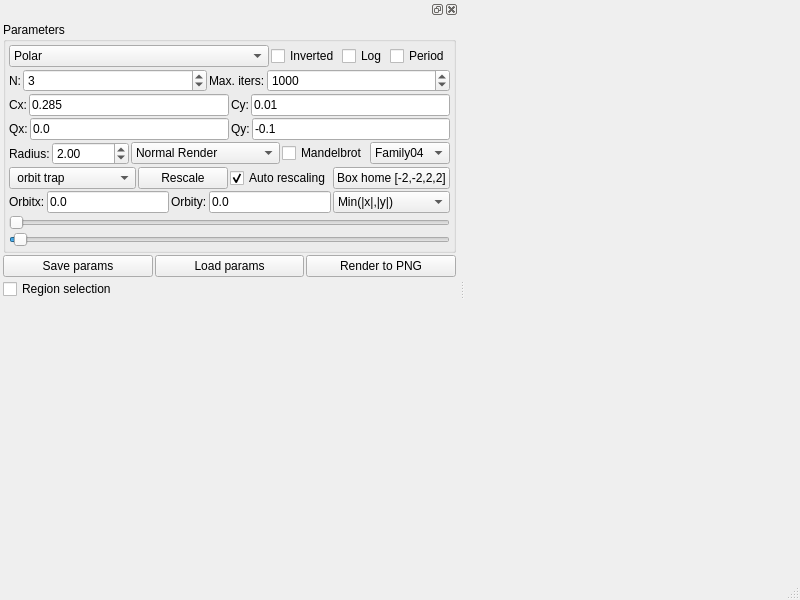
<?xml version="1.0" encoding="UTF-8"?>
<ui version="4.0">
 <class>MainWindow</class>
 <widget class="QMainWindow" name="MainWindow">
  <property name="geometry">
   <rect>
    <x>0</x>
    <y>0</y>
    <width>800</width>
    <height>600</height>
   </rect>
  </property>
  <property name="windowTitle">
   <string>FractalGen</string>
  </property>
  <widget class="QWidget" name="centralwidget">
   <property name="focusPolicy">
    <enum>Qt::StrongFocus</enum>
   </property>
   <layout class="QGridLayout" name="gridLayout_2">
    <property name="leftMargin">
     <number>3</number>
    </property>
    <property name="topMargin">
     <number>3</number>
    </property>
    <property name="rightMargin">
     <number>3</number>
    </property>
    <property name="bottomMargin">
     <number>3</number>
    </property>
    <property name="spacing">
     <number>2</number>
    </property>
   </layout>
  </widget>
  <widget class="QMenuBar" name="menubar">
   <property name="geometry">
    <rect>
     <x>0</x>
     <y>0</y>
     <width>800</width>
     <height>20</height>
    </rect>
   </property>
  </widget>
  <widget class="QStatusBar" name="statusbar"/>
  <widget class="QDockWidget" name="dockWidget">
   <attribute name="dockWidgetArea">
    <number>1</number>
   </attribute>
   <widget class="QWidget" name="dockWidgetContents">
    <layout class="QVBoxLayout" name="verticalLayout">
     <property name="spacing">
      <number>2</number>
     </property>
     <property name="leftMargin">
      <number>3</number>
     </property>
     <property name="topMargin">
      <number>3</number>
     </property>
     <property name="rightMargin">
      <number>3</number>
     </property>
     <property name="bottomMargin">
      <number>3</number>
     </property>
     <item>
      <widget class="QGroupBox" name="groupBox">
       <property name="title">
        <string>Parameters</string>
       </property>
       <layout class="QGridLayout" name="gridLayout">
        <property name="leftMargin">
         <number>3</number>
        </property>
        <property name="topMargin">
         <number>3</number>
        </property>
        <property name="rightMargin">
         <number>3</number>
        </property>
        <property name="bottomMargin">
         <number>3</number>
        </property>
        <property name="spacing">
         <number>2</number>
        </property>
        <item row="0" column="0">
         <layout class="QHBoxLayout" name="horizontalLayout_4">
          <item>
           <widget class="QComboBox" name="comboBoxCMaps">
            <property name="sizePolicy">
             <sizepolicy hsizetype="MinimumExpanding" vsizetype="Fixed">
              <horstretch>0</horstretch>
              <verstretch>0</verstretch>
             </sizepolicy>
            </property>
            <property name="currentIndex">
             <number>8</number>
            </property>
            <item>
             <property name="text">
              <string>Grayscale</string>
             </property>
            </item>
            <item>
             <property name="text">
              <string>Hot</string>
             </property>
            </item>
            <item>
             <property name="text">
              <string>Cold</string>
             </property>
            </item>
            <item>
             <property name="text">
              <string>Night</string>
             </property>
            </item>
            <item>
             <property name="text">
              <string>Candy</string>
             </property>
            </item>
            <item>
             <property name="text">
              <string>Geography</string>
             </property>
            </item>
            <item>
             <property name="text">
              <string>Ion</string>
             </property>
            </item>
            <item>
             <property name="text">
              <string>Thermal</string>
             </property>
            </item>
            <item>
             <property name="text">
              <string>Polar</string>
             </property>
            </item>
            <item>
             <property name="text">
              <string>Spectrum</string>
             </property>
            </item>
            <item>
             <property name="text">
              <string>Jet</string>
             </property>
            </item>
            <item>
             <property name="text">
              <string>Hues</string>
             </property>
            </item>
           </widget>
          </item>
          <item>
           <widget class="QCheckBox" name="checkBoxInverted">
            <property name="text">
             <string>Inverted</string>
            </property>
           </widget>
          </item>
          <item>
           <widget class="QCheckBox" name="checkBoxLog">
            <property name="text">
             <string>Log</string>
            </property>
           </widget>
          </item>
          <item>
           <widget class="QCheckBox" name="checkBoxPeriod">
            <property name="text">
             <string>Period</string>
            </property>
           </widget>
          </item>
         </layout>
        </item>
        <item row="1" column="0">
         <layout class="QHBoxLayout" name="horizontalLayout_3">
          <item>
           <widget class="QLabel" name="label_4">
            <property name="text">
             <string>N:</string>
            </property>
           </widget>
          </item>
          <item>
           <widget class="QSpinBox" name="spinBoxN">
            <property name="sizePolicy">
             <sizepolicy hsizetype="MinimumExpanding" vsizetype="Fixed">
              <horstretch>0</horstretch>
              <verstretch>0</verstretch>
             </sizepolicy>
            </property>
            <property name="minimum">
             <number>1</number>
            </property>
            <property name="maximum">
             <number>16</number>
            </property>
            <property name="singleStep">
             <number>1</number>
            </property>
            <property name="value">
             <number>3</number>
            </property>
           </widget>
          </item>
          <item>
           <widget class="QLabel" name="label_2">
            <property name="text">
             <string>Max. iters:</string>
            </property>
           </widget>
          </item>
          <item>
           <widget class="QSpinBox" name="spinBoxMaxIters">
            <property name="sizePolicy">
             <sizepolicy hsizetype="MinimumExpanding" vsizetype="Fixed">
              <horstretch>0</horstretch>
              <verstretch>0</verstretch>
             </sizepolicy>
            </property>
            <property name="minimum">
             <number>1</number>
            </property>
            <property name="maximum">
             <number>999999999</number>
            </property>
            <property name="value">
             <number>1000</number>
            </property>
           </widget>
          </item>
         </layout>
        </item>
        <item row="2" column="0">
         <layout class="QHBoxLayout" name="horizontalLayout">
          <item>
           <widget class="QLabel" name="label_5">
            <property name="text">
             <string>Cx:</string>
            </property>
           </widget>
          </item>
          <item>
           <widget class="QLineEdit" name="lineEditCx">
            <property name="sizePolicy">
             <sizepolicy hsizetype="MinimumExpanding" vsizetype="Fixed">
              <horstretch>0</horstretch>
              <verstretch>0</verstretch>
             </sizepolicy>
            </property>
            <property name="text">
             <string>0.285</string>
            </property>
           </widget>
          </item>
          <item>
           <widget class="QLabel" name="label_6">
            <property name="text">
             <string>Cy:</string>
            </property>
           </widget>
          </item>
          <item>
           <widget class="QLineEdit" name="lineEditCy">
            <property name="sizePolicy">
             <sizepolicy hsizetype="MinimumExpanding" vsizetype="Fixed">
              <horstretch>0</horstretch>
              <verstretch>0</verstretch>
             </sizepolicy>
            </property>
            <property name="text">
             <string>0.01</string>
            </property>
           </widget>
          </item>
         </layout>
        </item>
        <item row="3" column="0">
         <layout class="QHBoxLayout" name="horizontalLayout_2">
          <item>
           <widget class="QLabel" name="label_7">
            <property name="text">
             <string>Qx:</string>
            </property>
           </widget>
          </item>
          <item>
           <widget class="QLineEdit" name="lineEditQx">
            <property name="sizePolicy">
             <sizepolicy hsizetype="MinimumExpanding" vsizetype="Fixed">
              <horstretch>0</horstretch>
              <verstretch>0</verstretch>
             </sizepolicy>
            </property>
            <property name="text">
             <string>0.0</string>
            </property>
           </widget>
          </item>
          <item>
           <widget class="QLabel" name="label_9">
            <property name="text">
             <string>Qy:</string>
            </property>
           </widget>
          </item>
          <item>
           <widget class="QLineEdit" name="lineEditQy">
            <property name="text">
             <string>-0.1</string>
            </property>
           </widget>
          </item>
         </layout>
        </item>
        <item row="4" column="0">
         <layout class="QHBoxLayout" name="horizontalLayout_5">
          <item>
           <widget class="QLabel" name="label_3">
            <property name="text">
             <string>Radius:</string>
            </property>
           </widget>
          </item>
          <item>
           <widget class="QDoubleSpinBox" name="doubleSpinBoxMaxNorm">
            <property name="maximum">
             <double>99999.000000000000000</double>
            </property>
            <property name="value">
             <double>2.000000000000000</double>
            </property>
           </widget>
          </item>
          <item>
           <widget class="QComboBox" name="comboBoxRanderModel">
            <property name="currentIndex">
             <number>0</number>
            </property>
            <item>
             <property name="text">
              <string>Normal Render</string>
             </property>
            </item>
            <item>
             <property name="text">
              <string>Fast Render (x2)</string>
             </property>
            </item>
            <item>
             <property name="text">
              <string>Very Fast Render (x3) </string>
             </property>
            </item>
           </widget>
          </item>
          <item>
           <widget class="QCheckBox" name="checkBoxMandelbrot">
            <property name="text">
             <string>Mandelbrot</string>
            </property>
            <property name="checked">
             <bool>false</bool>
            </property>
           </widget>
          </item>
          <item>
           <widget class="QComboBox" name="comboBoxFamily">
            <property name="currentIndex">
             <number>4</number>
            </property>
            <item>
             <property name="text">
              <string>Family00</string>
             </property>
            </item>
            <item>
             <property name="text">
              <string>Family01</string>
             </property>
            </item>
            <item>
             <property name="text">
              <string>Family02</string>
             </property>
            </item>
            <item>
             <property name="text">
              <string>Family03</string>
             </property>
            </item>
            <item>
             <property name="text">
              <string>Family04</string>
             </property>
            </item>
           </widget>
          </item>
         </layout>
        </item>
        <item row="5" column="0">
         <layout class="QHBoxLayout" name="horizontalLayout_7">
          <item>
           <widget class="QComboBox" name="comboBoxCouloring">
            <property name="currentIndex">
             <number>2</number>
            </property>
            <item>
             <property name="text">
              <string>escape vel.</string>
             </property>
            </item>
            <item>
             <property name="text">
              <string>escape vel. smoth</string>
             </property>
            </item>
            <item>
             <property name="text">
              <string> orbit trap</string>
             </property>
            </item>
           </widget>
          </item>
          <item>
           <widget class="QPushButton" name="pushButtonRescale">
            <property name="text">
             <string>Rescale</string>
            </property>
           </widget>
          </item>
          <item>
           <widget class="QCheckBox" name="checkBoxAutoRes">
            <property name="text">
             <string>Auto rescaling</string>
            </property>
            <property name="checked">
             <bool>true</bool>
            </property>
           </widget>
          </item>
          <item>
           <widget class="QPushButton" name="pushButtonAdjust">
            <property name="text">
             <string>Box home [-2,-2,2,2]</string>
            </property>
           </widget>
          </item>
         </layout>
        </item>
        <item row="6" column="0">
         <layout class="QHBoxLayout" name="horizontalLayout_8">
          <item>
           <widget class="QLabel" name="label_8">
            <property name="text">
             <string>Orbitx:</string>
            </property>
           </widget>
          </item>
          <item>
           <widget class="QLineEdit" name="lineEditOrbitX">
            <property name="text">
             <string>0.0</string>
            </property>
           </widget>
          </item>
          <item>
           <widget class="QLabel" name="label">
            <property name="text">
             <string>Orbity:</string>
            </property>
           </widget>
          </item>
          <item>
           <widget class="QLineEdit" name="lineEditOrbitY">
            <property name="text">
             <string>0.0</string>
            </property>
           </widget>
          </item>
          <item>
           <widget class="QComboBox" name="comboBoxOrbitType">
            <property name="currentIndex">
             <number>8</number>
            </property>
            <item>
             <property name="text">
              <string>x^2+y^2</string>
             </property>
            </item>
            <item>
             <property name="text">
              <string>|x|</string>
             </property>
            </item>
            <item>
             <property name="text">
              <string>|y|</string>
             </property>
            </item>
            <item>
             <property name="text">
              <string>|x*y|</string>
             </property>
            </item>
            <item>
             <property name="text">
              <string>x^2+y^2-2*x*y</string>
             </property>
            </item>
            <item>
             <property name="text">
              <string>x^2+y^2+2*x*y</string>
             </property>
            </item>
            <item>
             <property name="text">
              <string>x^2+y^2+|2*x*y|</string>
             </property>
            </item>
            <item>
             <property name="text">
              <string>x^2+y^2-|2*x*y|</string>
             </property>
            </item>
            <item>
             <property name="text">
              <string>Min(|x|,|y|)</string>
             </property>
            </item>
            <item>
             <property name="text">
              <string>Max(|x|,|y|)</string>
             </property>
            </item>
            <item>
             <property name="text">
              <string>Line Dist.</string>
             </property>
            </item>
            <item>
             <property name="text">
              <string>|x-y|</string>
             </property>
            </item>
            <item>
             <property name="text">
              <string>|x+y|</string>
             </property>
            </item>
            <item>
             <property name="text">
              <string>|x|+|y|</string>
             </property>
            </item>
            <item>
             <property name="text">
              <string>|x|-|y|</string>
             </property>
            </item>
           </widget>
          </item>
         </layout>
        </item>
        <item row="7" column="0">
         <widget class="DoubleSlider" name="horizontalSliderLo">
          <property name="minimum">
           <number>0</number>
          </property>
          <property name="maximum">
           <number>999999999</number>
          </property>
          <property name="orientation">
           <enum>Qt::Horizontal</enum>
          </property>
         </widget>
        </item>
        <item row="8" column="0">
         <widget class="DoubleSlider" name="horizontalSliderHi">
          <property name="minimum">
           <number>0</number>
          </property>
          <property name="maximum">
           <number>999999999</number>
          </property>
          <property name="value">
           <number>1000</number>
          </property>
          <property name="orientation">
           <enum>Qt::Horizontal</enum>
          </property>
         </widget>
        </item>
       </layout>
      </widget>
     </item>
     <item>
      <layout class="QHBoxLayout" name="horizontalLayout_6">
       <item>
        <widget class="QPushButton" name="pushButtonSaveParams">
         <property name="text">
          <string>Save params</string>
         </property>
        </widget>
       </item>
       <item>
        <widget class="QPushButton" name="pushButton">
         <property name="text">
          <string>Load params</string>
         </property>
        </widget>
       </item>
       <item>
        <widget class="QPushButton" name="pushButtonPNG">
         <property name="text">
          <string>Render to PNG</string>
         </property>
        </widget>
       </item>
      </layout>
     </item>
     <item>
      <widget class="QCheckBox" name="checkBoxRegionSelection">
       <property name="text">
        <string>Region selection</string>
       </property>
      </widget>
     </item>
     <item>
      <widget class="QLabel" name="labelFunction">
       <property name="palette">
        <palette>
         <active>
          <colorrole role="Text">
           <brush brushstyle="SolidPattern">
            <color alpha="255">
             <red>0</red>
             <green>0</green>
             <blue>255</blue>
            </color>
           </brush>
          </colorrole>
          <colorrole role="PlaceholderText">
           <brush brushstyle="SolidPattern">
            <color alpha="128">
             <red>0</red>
             <green>0</green>
             <blue>255</blue>
            </color>
           </brush>
          </colorrole>
         </active>
         <inactive>
          <colorrole role="Text">
           <brush brushstyle="SolidPattern">
            <color alpha="255">
             <red>0</red>
             <green>0</green>
             <blue>255</blue>
            </color>
           </brush>
          </colorrole>
          <colorrole role="PlaceholderText">
           <brush brushstyle="SolidPattern">
            <color alpha="128">
             <red>0</red>
             <green>0</green>
             <blue>255</blue>
            </color>
           </brush>
          </colorrole>
         </inactive>
         <disabled>
          <colorrole role="Text">
           <brush brushstyle="SolidPattern">
            <color alpha="127">
             <red>255</red>
             <green>255</green>
             <blue>255</blue>
            </color>
           </brush>
          </colorrole>
          <colorrole role="PlaceholderText">
           <brush brushstyle="SolidPattern">
            <color alpha="128">
             <red>231</red>
             <green>231</green>
             <blue>231</blue>
            </color>
           </brush>
          </colorrole>
         </disabled>
        </palette>
       </property>
       <property name="text">
        <string/>
       </property>
       <property name="alignment">
        <set>Qt::AlignCenter</set>
       </property>
      </widget>
     </item>
     <item>
      <spacer name="verticalSpacer">
       <property name="orientation">
        <enum>Qt::Vertical</enum>
       </property>
       <property name="sizeHint" stdset="0">
        <size>
         <width>20</width>
         <height>40</height>
        </size>
       </property>
      </spacer>
     </item>
    </layout>
   </widget>
  </widget>
 </widget>
 <customwidgets>
  <customwidget>
   <class>DoubleSlider</class>
   <extends>QSlider</extends>
   <header>doubleslider.h</header>
  </customwidget>
 </customwidgets>
 <resources/>
 <connections/>
</ui>
